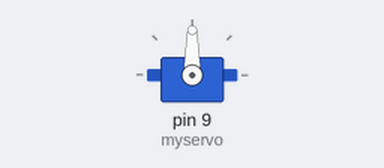
The sketch below on a simulated Arduino Uno, built with avr-gcc and run on an emulated ATmega328P. Parts: servo.

Above: at 0.05 s.
At 2.0 s:
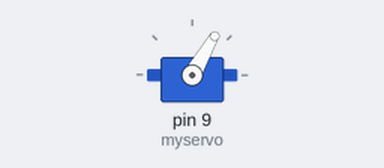
At 3.5 s:
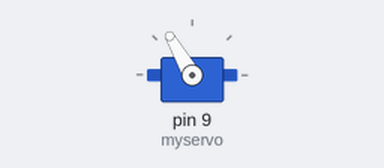
At 5.0 s:
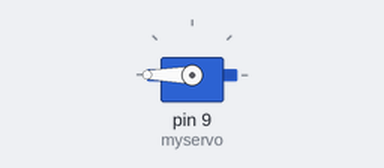
Timing chart, 0 to 7.8 s (numbered marks = the images above):
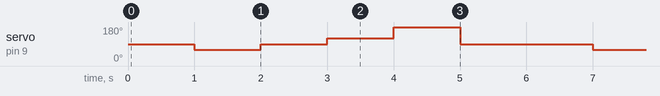

The sketch:

Servo_Motor.ino
```cpp
// including the Servo library so we can use the "class" like "Servo"
#include <Servo.h>

//create object  myservo
Servo myservo;

void setup(){
  /*
    "attach" and "write" are both functions from library "Servo" (create object myServo first),
  */
  myservo.attach(9);    //connect pin 9 with the control line(the middle line of Servo)
  myservo.write(90);    // move servos to center position -> 90°
}
void loop(){
  myservo.write(90);    // move servos to center position -> 90°
  delay(1000);
  myservo.write(60);    // move servos to center position -> 60°
  delay(1000);
  myservo.write(90);    // move servos to center position -> 90°
  delay(1000);
  myservo.write(120);   // move servos to center position -> 120°
  delay(1000);
  myservo.write(180);   // move servos to center position -> 120°
  delay(1000);
  myservo.write(90);   // move servos to center position -> 120°
  delay(1000);
}
```

Measured:
- by itself, servo on pin 9 (myservo): repeats every 6.0 s: 90° 1.0 s, 120° 1.0 s, 180° 1.0 s, 90° 2.0 s, 60° 1.0 s
